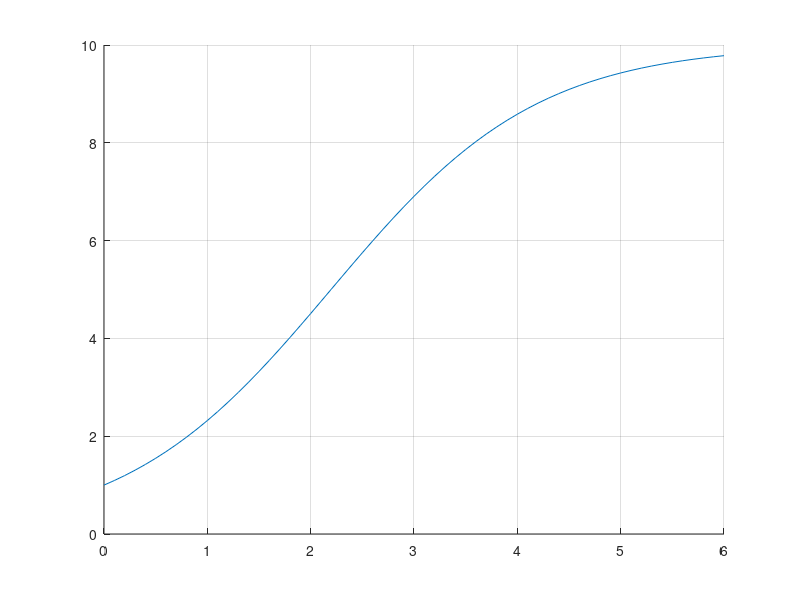

The MATLAB script that drew this image: (Note: this script raises an error after producing the figure.)
%Solutions to Exercise sheet 2 

clc
clear
global pop dpdt
%Global Function Handles
format long;
pop=@(t)(10./(1+9.*exp(-t)));
dpdt=@(pa)((1-pa/10).*pa);




% Solution to Exercise 1

t = [0:.1:6];
hold on;
grid on;
plot(t,pop(t))

%Question 2 part B

%Preciction functions A = Function( deltaT, TimeEnd )
%Function returns computed and exact values

tic 
E=Euler(1,5);
toc


tic 
H=Heun(1,5); 
toc


tic 
R=RungeKutta(1,5); 
toc



%Question 2 part C
%matrix "Errors" is a matrix
%Column headers are time increments
%Rows are RMS errors for each method Euler Heun and RK4 in that order

for n=1:4
    j=1/2^(n-1);
    Errors(1,n) = j;
Errors(2,n) = err( Euler(j,5) ); 
Errors(3,n) = err( Heun(j,5) );
Errors(4,n) = err( RungeKutta(j,5) );
end

Errors

%Question 2 part D

FactorImprovement=zeros(3,3);
for j=1:3
    for i=1:3
    FactorImprovement(i,j) = Errors(i+1,j)/Errors(i+1,j+1);
    end
end
FactorImprovement

%Question 2 part E Error Factor without Analytic Solution.
% ErrorEst is a matrix with header row time increments 
% Subsequent rows are RMS errors for each method Euler Heun and RK4



%this function takes a function handle
%iteratues though the funcctions calculating the
%errors at time steps 1 1/2 1/4  and 1/8
%then using the time step of 1/8 as the exact solution calculates
%the esitmated error


t_inc=@(t)(1./2.^t);
C ={ @Euler @Heun @RungeKutta };

for i=1:3,  %iterate over the functions
    for j=3:-1:0;
 for time = t_inc([j])   %iterate over the time elements starting from 1/8
  A = C{i}(time,5);  %evaluate method with best time t=1/8
if j==3
    estimate = A;  %store fine mesh (t=1/8) matrix as a lookup table
    global_error_estimate(i,j)= err (A) %Fetch the errors t=1/8
else
    %TODO get errors uing matrix estimate as the benchmark
end
end
    end
end



function A = Euler( dt, tEnd )
%our implementation of the Euler method.
% ** two additional columns added after computed solution ***
%the second column is the exact solution 
%and the thrid column is the corresponding time point

global pop dpdt
t=0:dt:tEnd-dt;
A=zeros((length(t)),3);     %Initialise matrix
A(1,1) = 1;                   %Initial Population

for i=1:(length(t))
    A(i+1,1)= A(i,1) + dt * dpdt( A(i,1) );    
end
   A(:,2)= pop( 0:dt:dt*(length(t)) );   %analytic solution on second column
   A(:,3)= 0:dt:dt*(length(t));         %time from t=0 on third column.
   A = A(2:end,:);                      %delete the initial conditions
end


function A = Heun( dt, tEnd )
global pop dpdt
t=0:dt:tEnd-dt;
A=zeros((length(t)),3);
A(1,1) = 1; %Initial Population

for i=1:(length(t))
    k1 = dpdt( A(i,1) );
    p1 = A(i,1) + k1 * dt;
    k2 = dpdt( p1 );
    A(i+1,1)= A(i,1) + dt/2 * ( k1 + k2 );    
end

   A(:,2)= pop( 0:dt:dt*(length(t)) );  
   A(:,3)= 0:dt:dt*(length(t)); 
   A = A(2:end,:); 
   
end


function A = RungeKutta( dt, tEnd )
global pop dpdt
t=0:dt:tEnd-dt;
A=zeros((length(t)),2);
A(1,1) = 1; %Initial Population

for i=1:(length(t))
    k1 = dpdt( A(i,1) );
    p1 = A(i,1) + k1 * dt/2;
    k2 = dpdt( p1 );
    p2 = A(i,1) + k2 * dt/2;
    k3 = dpdt ( p2 );
    p3 = A(i,1) + k3*dt;
    k4 = dpdt( p3 );
    A(i+1,1)= A(i,1) + dt/6 * ( k1 + 2*k2 + 2*k3 + k4);    
end
   A(:,2)= pop( 0:dt:dt*(length(t)) );
   A(:,3)= 0:dt:dt*(length(t)); 
   A = A(2:end,:);              
end

function e = err( A ) 
%This function calculates the exact error
%between the gradient method computation and
%the exact analytic solution.
%input matrix has 2 columns, Frist column is gradient approximation 
%and second is the exact anaytic solution
global pop
S=0; %sum of dif squared
for i=1:size(A,1)
    S = S + ( A(i,1) - A(i,2) )^2;
end
e = sqrt( 1/size(A,1) * S );

end



